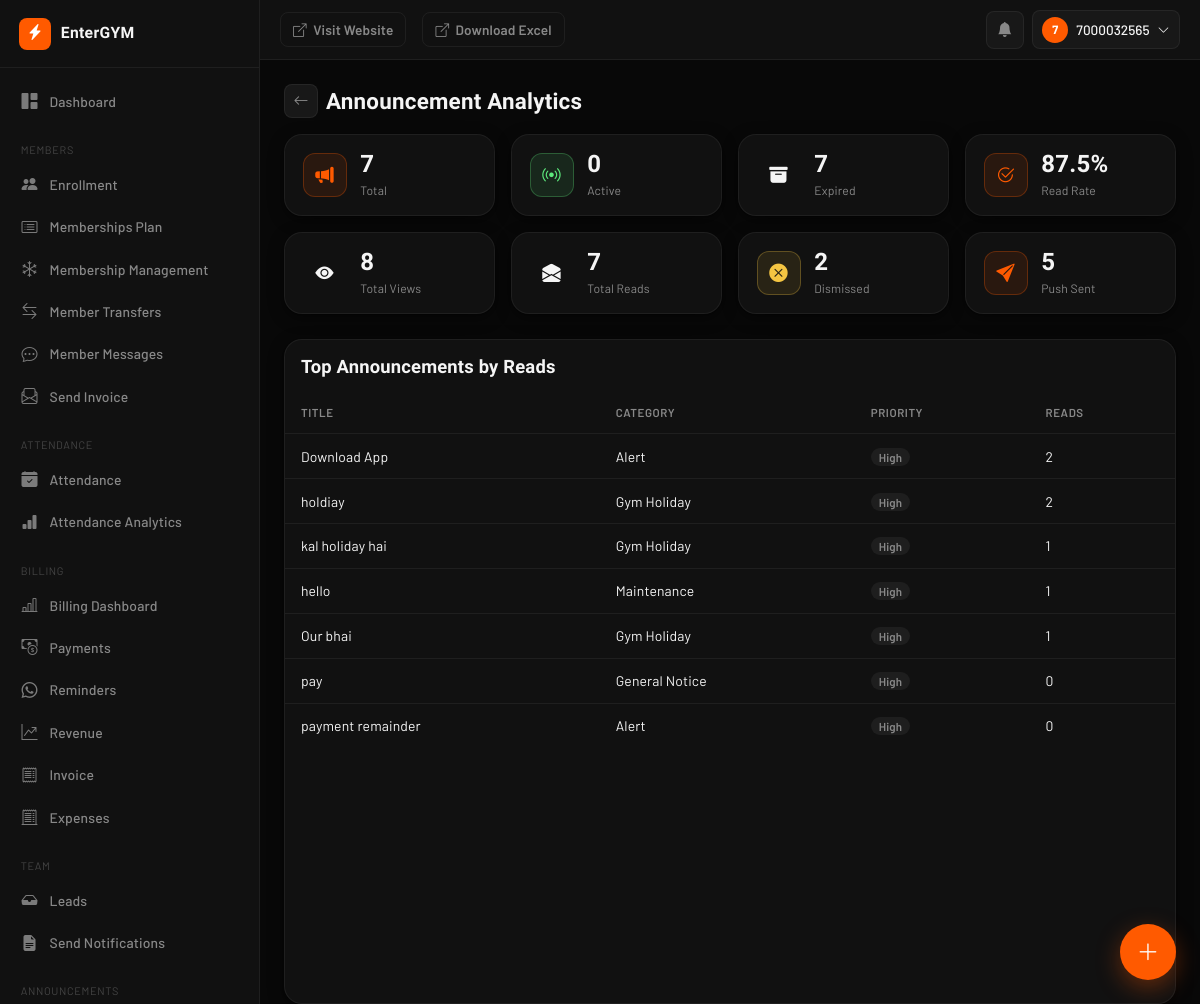
/owner/announcements/analytics/ (signed in), run on the app's committed database.
### announcements/models.py (models this page shows, shortened)
class Announcement(models.Model):
    class Category(models.TextChoices):
        OFFER            = 'offer',            'Offer'
        INSTRUCTION      = 'instruction',       'Instruction'
        ALERT            = 'alert',             'Alert'
        HOLIDAY          = 'holiday',           'Gym Holiday'
        NEW_PLAN         = 'new_plan',          'New Plan'
        EVENT            = 'event',             'Event'
        MAINTENANCE      = 'maintenance',       'Maintenance'
        PAYMENT_REMINDER = 'payment_reminder',  'Payment Reminder'
        TRAINER_UPDATE   = 'trainer_update',    'Trainer Update'
        GENERAL          = 'general',           'General Notice'
    class Priority(models.TextChoices):
        HIGH   = 'high',   'High'
        MEDIUM = 'medium', 'Medium'
        LOW    = 'low',    'Low'
    class Audience(models.TextChoices):
        ALL              = 'all',              'All Members'
        ACTIVE           = 'active',           'Only Active Members'
        EXPIRED          = 'expired',          'Expired Members'
        EXPIRING_SOON    = 'expiring_soon',    'Members Expiring in 3 Days'
        PLAN             = 'plan',             'Members of Specific Plan'
        TRAINER          = 'trainer',          'Members of Specific Trainer'
        SPECIFIC         = 'specific',         'Specific Members'
    gym = models.ForeignKey(Gym, on_delete=models.CASCADE, db_index=True, related_name='announcements')
    objects = GymManager()
    title       = models.CharField(max_length=150)
    description = models.TextField(help_text="Rich text (HTML from the editor). Sanitized on save.")
    announcement_type = models.CharField(max_length=20, choices=Category.choices, default=Category.GENERAL)
    priority    = models.CharField(max_length=10, choices=Priority.choices, default=Priority.MEDIUM, db_index=True)
    image      = CloudinaryField('announcement_image', null=True, blank=True)
    attachment = CloudinaryField(
        'announcement_attachment', null=True, blank=True, resource_type='raw',
    )
    external_link = models.URLField(blank=True)
    publish_at = models.DateTimeField(default=timezone.now, db_index=True)
    expires_at = models.DateTimeField(null=True, blank=True, db_index=True)
    is_active  = models.BooleanField(default=True, db_index=True)
    show_popup    = models.BooleanField(default=False)
    show_banner   = models.BooleanField(default=False)
    show_web      = models.BooleanField(default=True)
    show_mobile   = models.BooleanField(default=True)
    send_push     = models.BooleanField(default=False)
    require_read  = models.BooleanField(
        default=False,
        help_text="If set, High-priority popups stay until the member explicitly presses Mark as Read "
                   "(Dismiss alone does not satisfy this).",
    )
    pin_home = models.BooleanField(default=False)
    target_audience = models.CharField(max_length=20, choices=Audience.choices, default=Audience.ALL)
    target_plan     = models.ForeignKey(MembershipPlan, on_delete=models.SET_NULL, null=True, blank=True, related_name='+')
    target_trainer  = models.ForeignKey(AuthFitTrainer, on_delete=models.SET_NULL, null=True, blank=True, related_name='+')
    target_members  = models.ManyToManyField(User, blank=True, related_name='targeted_announcements')
    push_sent_at    = models.DateTimeField(null=True, blank=True)
    push_sent_count = models.PositiveIntegerField(default=0)
    view_count      = models.PositiveIntegerField(
        default=0,
        help_text="Incremented once per member the first time it enters their home/center feed. "
                   "Best-effort counter, not a unique-visitor guarantee.",
    )
    created_by = models.ForeignKey(User, on_delete=models.SET_NULL, null=True, blank=True, related_name='+')
    created_at = models.DateTimeField(auto_now_add=True)
    updated_at = models.DateTimeField(auto_now=True)
    class Meta:
        ordering = ['-pin_home', '-publish_at']
        indexes = [
            models.Index(fields=['gym', 'is_active', 'publish_at']),
            models.Index(fields=['gym', 'announcement_type']),
            models.Index(fields=['gym', 'priority']),
        ]
        verbose_name = 'Announcement'
        verbose_name_plural = 'Announcements'

### announcements/views.py (the view)
# urls.py: path('owner/announcements/analytics/', views.announcement_analytics, name='announcement_analytics'),
@announcement_admin_required
def announcement_analytics(request):
    gym = _current_gym(request)
    qs = Announcement.objects.all()
    if gym:
        qs = qs.filter(gym=gym)
    elif not request.user.is_superuser:
        qs = qs.none()
    now = timezone.now()
    total_announcements   = qs.count()
    active_announcements  = qs.filter(is_active=True).filter(Q(expires_at__isnull=True) | Q(expires_at__gt=now)).count()
    expired_announcements = qs.filter(expires_at__lt=now).count()
    reads = AnnouncementRead.objects.filter(announcement__in=qs)
    total_reads      = reads.filter(read_at__isnull=False).count()
    dismissed_count  = reads.filter(dismissed=True).count()
    total_views      = qs.aggregate(v=Count('id'))['v'] and sum(qs.values_list('view_count', flat=True))
    push_sent_count  = sum(qs.values_list('push_sent_count', flat=True))
    read_percentage = round((total_reads / total_views) * 100, 1) if total_views else 0
    top_announcements = (
        qs.annotate(read_total=Count('reads', filter=Q(reads__read_at__isnull=False)))
        .order_by('-read_total')[:10]
    )
    return render(request, 'announcements/owner/analytics.html', {
        'total_announcements': total_announcements,
        'active_announcements': active_announcements,
        'expired_announcements': expired_announcements,
        'total_views': total_views,
        'total_reads': total_reads,
        'dismissed_count': dismissed_count,
        'push_sent_count': push_sent_count,
        'read_percentage': read_percentage,
        'top_announcements': top_announcements,
    })

### AuthFit/colorutils.py (called while the page is built)
def _clean_hex(hex_color):
    hex_color = (hex_color or '#ff5a00').lstrip('#')
    if not re.fullmatch(r'[0-9a-fA-F]{6}', hex_color):
        hex_color = 'ff5a00'
    return hex_color

def hex_to_rgba(hex_color, alpha):
    h = _clean_hex(hex_color)
    r, g, b = int(h[0:2], 16), int(h[2:4], 16), int(h[4:6], 16)
    return f'rgba({r},{g},{b},{alpha})'

def lighten(hex_color, amount=0.15):
    h = _clean_hex(hex_color)
    r, g, b = int(h[0:2], 16), int(h[2:4], 16), int(h[4:6], 16)
    r = min(255, int(r + (255 - r) * amount))
    g = min(255, int(g + (255 - g) * amount))
    b = min(255, int(b + (255 - b) * amount))
    return f'#{r:02x}{g:02x}{b:02x}'

### AuthFit/context_processors.py (called while the page is built, shortened)
def saas_config(request):
    return {
        'BASE_DOMAIN': os.environ.get('BASE_DOMAIN', 'entergym.in'),
    }

def _user_hash(uid: int) -> str:
    return hmac.new(
        settings.SECRET_KEY.encode("utf-8"),
        str(uid).encode("utf-8"),
        hashlib.sha256,
    ).hexdigest()[:16]

def _build_response(is_enrolled, already_marked, user_hash, request=None):
    config = {
        "isAuthenticated": request.user.is_authenticated if request else False,
        "isEnrolled":      bool(is_enrolled),
        "alreadyMarked":   bool(already_marked),
        "userHash":        user_hash,
    }
    return {
        "GYM_CONFIG_JSON": json.dumps(config),
        "is_enrolled":     bool(is_enrolled),
        "already_marked":  bool(already_marked),
    }

def gym_context(request):
    gym = getattr(request, 'gym', None)
    if gym is None:
        return {'gym': None, 'favicon_url': None, 'logo_url': None}

def gym_branding(request):
    b = get_gym_branding(getattr(request, 'gym', None))
    return {
        "logo_url": b["logo_url"],
        "favicon_url": b["favicon_url"],
        "apple_touch_icon_url": b["apple_touch_icon_url"],
        "splash_logo_url": b["splash_logo_url"],
        "theme_color": b["theme_color"],
        "app_name": b["app_name"],
        "app_short_name": b["app_short_name"],
    }

def gym_theme(request):
    gym = getattr(request, 'gym', None)
    theme = getattr(gym, 'theme', None) or 'default'
    return {'gym_theme': theme}

### Gym/context_processors.py (called while the page is built, shortened)
def gym_branding(request):
    gym = getattr(request, 'gym', None)
    if not gym:
        return {"gym_logo_url": None}

def notification_bell(request):
    gym = getattr(request, 'gym', None)
    role = getattr(request, 'staff_role', None)
    if gym is None or role not in ('gym_owner', 'receptionist'):
        return {"notifications": [], "notification_count": 0}

### announcements/templates/announcements/owner/analytics.html (shortened to what this page needs)
{% extends "dashboard/base.html" %}
{% block content %}
<div class="d-flex align-items-center gap-2 mb-3">
  <a href="{% url 'announcement_list' %}" class="db-back-btn"><i class="bi bi-arrow-left"></i></a>
  <h1 class="db-page-title" style="font-size:1.4rem;">Announcement Analytics</h1>
</div>
<div class="row g-3 mb-4">
  <div class="col-md-3 col-6">
    <div class="db-stat-card">
      <div class="db-stat-icon db-stat-icon-primary"><i class="bi bi-megaphone-fill"></i></div>
      <div class="db-stat-text">
        <div class="db-stat-value">{{ total_announcements }}</div>
        <div class="db-stat-label">Total</div>
      </div>
    </div>
  </div>
  <div class="col-md-3 col-6">
    <div class="db-stat-card">
      <div class="db-stat-icon db-stat-icon-success"><i class="bi bi-broadcast"></i></div>
      <div class="db-stat-text">
        <div class="db-stat-value">{{ active_announcements }}</div>
        <div class="db-stat-label">Active</div>
      </div>
    </div>
  </div>
  <div class="col-md-3 col-6">
    <div class="db-stat-card">
      <div class="db-stat-icon"><i class="bi bi-archive-fill"></i></div>
      <div class="db-stat-text">
        <div class="db-stat-value">{{ expired_announcements }}</div>
        <div class="db-stat-label">Expired</div>
      </div>
    </div>
  </div>
  <div class="col-md-3 col-6">
    <div class="db-stat-card">
      <div class="db-stat-icon db-stat-icon-info"><i class="bi bi-check2-circle"></i></div>
      <div class="db-stat-text">
        <div class="db-stat-value">{{ read_percentage }}%</div>
        <div class="db-stat-label">Read Rate</div>
      </div>
    </div>
  </div>
  <div class="col-md-3 col-6">
    <div class="db-stat-card">
      <div class="db-stat-icon"><i class="bi bi-eye-fill"></i></div>
      <div class="db-stat-text">
        <div class="db-stat-value">{{ total_views }}</div>
        <div class="db-stat-label">Total Views</div>
      </div>
    </div>
  </div>
  <div class="col-md-3 col-6">
    <div class="db-stat-card">
      <div class="db-stat-icon"><i class="bi bi-envelope-open-fill"></i></div>
      <div class="db-stat-text">
        <div class="db-stat-value">{{ total_reads }}</div>
        <div class="db-stat-label">Total Reads</div>
      </div>
    </div>
  </div>
  <div class="col-md-3 col-6">
    <div class="db-stat-card">
      <div class="db-stat-icon db-stat-icon-warning"><i class="bi bi-x-circle-fill"></i></div>
      <div class="db-stat-text">
        <div class="db-stat-value">{{ dismissed_count }}</div>
        <div class="db-stat-label">Dismissed</div>
      </div>
    </div>
  </div>
  <div class="col-md-3 col-6">
    <div class="db-stat-card">
      <div class="db-stat-icon db-stat-icon-primary"><i class="bi bi-send-fill"></i></div>
      <div class="db-stat-text">
        <div class="db-stat-value">{{ push_sent_count }}</div>
        <div class="db-stat-label">Push Sent</div>
      </div>
    </div>
  </div>
</div>
<div class="db-card p-0">
  <div class="db-card-header px-3 pt-3">
    <h2 class="db-card-title">Top Announcements by Reads</h2>
  </div>
  <div class="table-responsive">
    <table class="table db-table align-middle mb-0">
      <thead>
        <tr>
          <th>Title</th>
          <th>Category</th>
          <th>Priority</th>
          <th>Reads</th>
        </tr>
      </thead>
      <tbody>
        {% for a in top_announcements %}
        <tr>
          <td>{{ a.title }}</td>
          <td>{{ a.get_announcement_type_display }}</td>
          <td><span class="db-priority-tag">{{ a.get_priority_display }}</span></td>
          <td>{{ a.read_total }}</td>
        </tr>
        {% empty %}
        <tr><td colspan="4" class="text-center py-4" style="color:var(--text-mid);">No data yet.</td></tr>
        {% endfor %}
      </tbody>
    </table>
  </div>
</div>
{% endblock %}

### templates/dashboard/includes/_navbar.html (shortened to what this page needs)
<header class="db-navbar">
  <a href="{% url 'home' %}" class="db-visit-site-btn">
    <i class="bi bi-box-arrow-up-right"></i>
    <span class="d-none d-md-inline">Visit Website</span>
  </a>
  <a href="{% url 'export_enrollments' gym.id %}" class="db-visit-site-btn">
    <i class="bi bi-box-arrow-up-right"></i>
    <span class="d-none d-md-inline">Download Excel</span>
  </a>
  <div class="db-navbar-right">
    <div class="dropdown db-notif-bell">
      <button type="button" class="db-icon-btn" id="dbNotifBtn" data-bs-toggle="dropdown" aria-expanded="false" aria-label="Notifications">
        <i class="bi bi-bell-fill"></i>
      </button>
    </div>
    <div class="dropdown">
      <button type="button" class="db-user-btn" data-bs-toggle="dropdown" aria-expanded="false">
        <span class="db-avatar">{{ request.user.username|slice:":1"|upper }}</span>
        <span class="db-user-name d-none d-md-inline">{{ request.user.get_full_name|default:request.user.username }}</span>
        <i class="bi bi-chevron-down small"></i>
      </button>
    </div>
  </div>
</header>

### static/dashboard/css/live-attendance.css (style rules this page uses)
:root { --lac-bg: var(--surface); --lac-border: var(--border-2); --lac-text: var(--text-hi); --lac-muted: var(--text-lo); }

### announcements/templates/announcements/owner/analytics.html (style rules this page uses)
.db-back-btn { width:34px; height:34px; border-radius:var(--radius-sm); border:1px solid var(--border); background:var(--surface-2); color:var(--text-mid); display:inline-flex; align-items:center; justify-content:center; transition:border-color var(--t) var(--ease), color var(--t) var(--ease); }
.db-table { color:var(--text-hi); margin-bottom:0; --bs-table-bg: transparent; --bs-table-color: var(--text-hi); --bs-table-striped-bg: var(--surface-2); --bs-table-striped-color: var(--text-hi); --bs-table-hover-bg: var(--surface-2); --bs-table-hover-color: var(--text-hi); background-color: transparent; }
.db-table thead th { color:var(--text-mid); font-size:.72rem; text-transform:uppercase; letter-spacing:.05em; font-weight:600; border-bottom:1px solid var(--border); background:transparent; padding:.75rem 1rem; }
.db-table td { border-bottom:1px solid var(--border); padding:.7rem 1rem; vertical-align:middle; font-size:.87rem; }
.db-table tbody tr:last-child td { border-bottom:none; }
.db-priority-tag { font-size:.72rem; font-weight:600; padding:2px 8px; border-radius:var(--radius-pill); background:var(--surface-3); color:var(--text-mid); text-transform:capitalize; }

### data on the page
Announcement: title "Download App", announcement_type "Alert", priority "High", read_total "2"
Announcement: title "holdiay", announcement_type "Gym Holiday", priority "High", read_total "2"
Announcement: title "kal holiday hai", announcement_type "Gym Holiday", priority "High", read_total "1"
Announcement: title "hello", announcement_type "Maintenance", priority "High", read_total "1"
Announcement: title "Our bhai", announcement_type "Gym Holiday", priority "High", read_total "1"
Announcement: title "pay", announcement_type "General Notice", priority "High", read_total "0"
Announcement: title "payment remainder", announcement_type "Alert", priority "High", read_total "0"

### other printed values
{{ gym.gym_name|default:"EnterGYM" }} "EnterGYM"
{{ request.user.username|slice:":1"|upper }} "7"
{{ request.user.get_full_name|default:request.user.username }} "7000032565"
{{ total_announcements }} "7"
{{ active_announcements }} "0"
{{ expired_announcements }} "7"
{{ read_percentage }} "87.5"
{{ total_views }} "8"
{{ total_reads }} "7"
{{ dismissed_count }} "2"
{{ push_sent_count }} "5"
